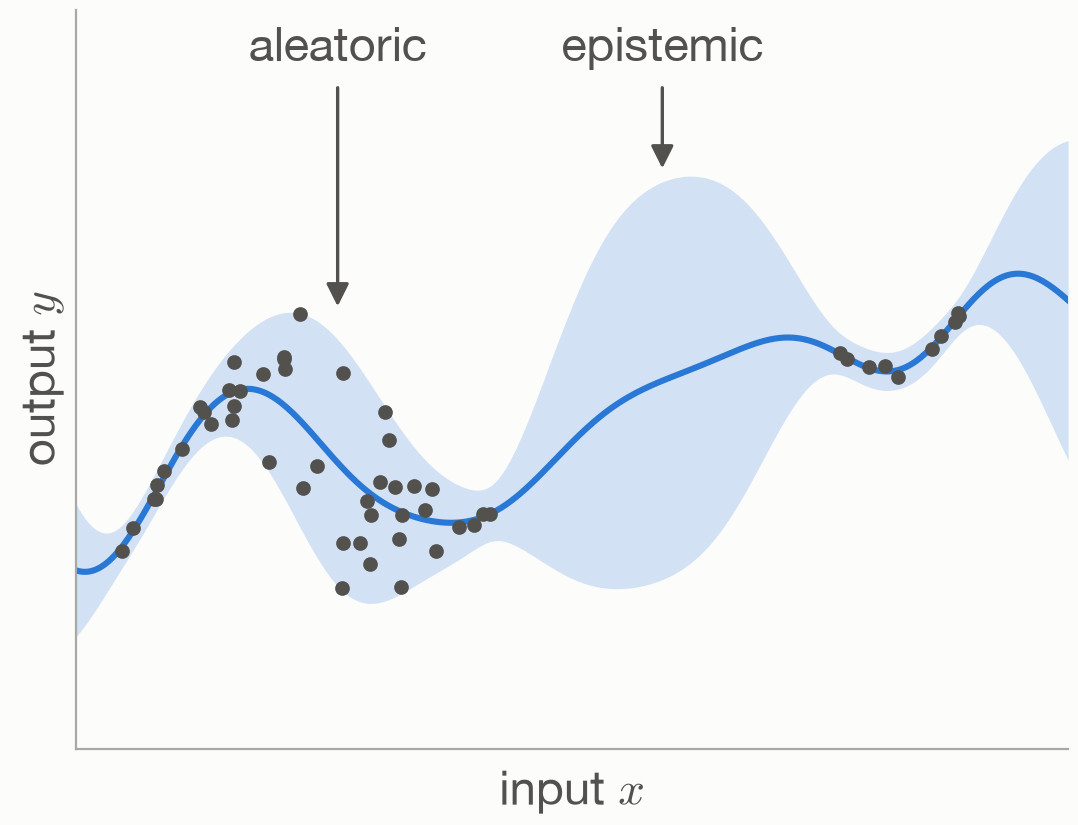

Write the Python code that produced this figure.
"""A GP with known, input-dependent noise: aleatoric where the data is noisy, epistemic where
there is no data.

Run: python 08_two_uncertainties.py  (requires numpy, scipy, matplotlib)
"""

import matplotlib.pyplot as plt
import numpy as np

from common import INK2, MODEL, POINT, SURFACE, save, setup_style

LENGTH, SIGNAL = 0.9, 1.0


def kernel(a, b):
    return SIGNAL**2 * np.exp(-0.5 * (a[:, None] - b[None, :]) ** 2 / LENGTH**2)


def truth(x):
    return np.sin(1.3 * x) + 0.3 * x


def noise_std(x):
    return 0.08 + 0.5 * np.exp(-(((x + 2.6) / 1.0) ** 2))


rng = np.random.default_rng(3)
x_train = np.concatenate([rng.uniform(-5.0, -0.8, 45), rng.uniform(2.8, 4.5, 10)])
y_train = truth(x_train) + noise_std(x_train) * rng.standard_normal(len(x_train))

xs = np.linspace(-5.5, 5.5, 400)
K = kernel(x_train, x_train) + np.diag(noise_std(x_train) ** 2)
K_s = kernel(xs, x_train)
mean = K_s @ np.linalg.solve(K, y_train)
epistemic = SIGNAL**2 - np.sum(K_s * np.linalg.solve(K, K_s.T).T, axis=1)
total = np.sqrt(epistemic + noise_std(xs) ** 2)

setup_style()
fig, ax = plt.subplots(figsize=(6.4, 4.8), facecolor=SURFACE)
ax.set_facecolor(SURFACE)
ax.fill_between(xs, mean - 2 * total, mean + 2 * total, color=MODEL, alpha=0.2, lw=0)
ax.plot(xs, mean, color=MODEL, lw=2.2)
ax.scatter(x_train, y_train, s=28, color=INK2, lw=0, zorder=3)

arrow = dict(arrowstyle="-|>", color=INK2, lw=1.2, shrinkA=4, shrinkB=2)
ax.annotate("aleatoric", xy=(-2.6, truth(-2.6) + 1.2), xytext=(-2.6, 3.1), fontsize=17,
            color=INK2, ha="center", arrowprops=arrow)
ax.annotate("epistemic", xy=(1.0, 2.0), xytext=(1.0, 3.1), fontsize=17, color=INK2,
            ha="center", arrowprops=arrow)

ax.set_xlim(xs[0], xs[-1])
ax.set_ylim(-3.6, 3.6)
ax.set_xlabel("input $x$", fontsize=17, color=INK2)
ax.set_ylabel("output $y$", fontsize=17, color=INK2)
ax.set_xticks([])
ax.set_yticks([])
for side in ("top", "right"):
    ax.spines[side].set_visible(False)
for side in ("left", "bottom"):
    ax.spines[side].set_color(POINT)

save(fig, __file__)
